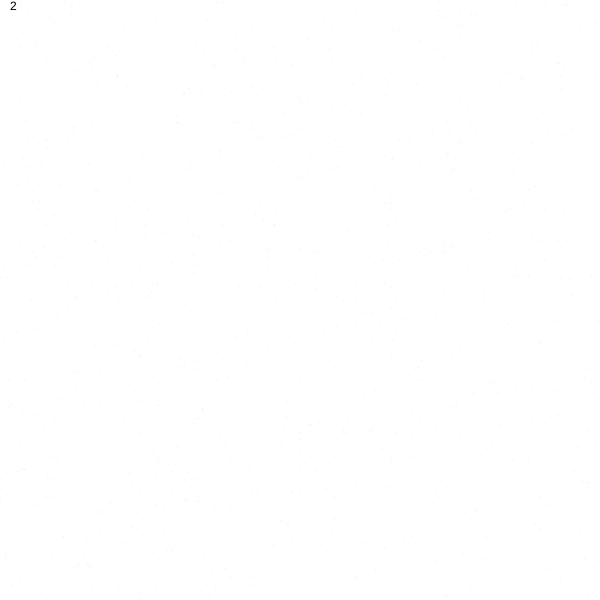
Frame 1 (no input)
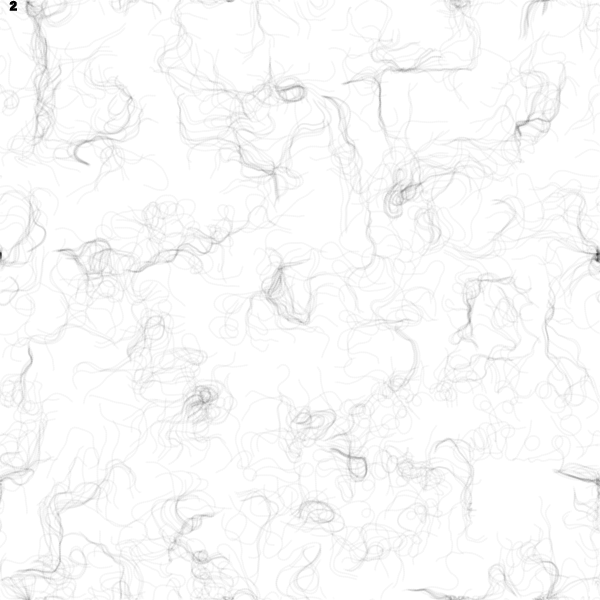
Frame 60 (no input)
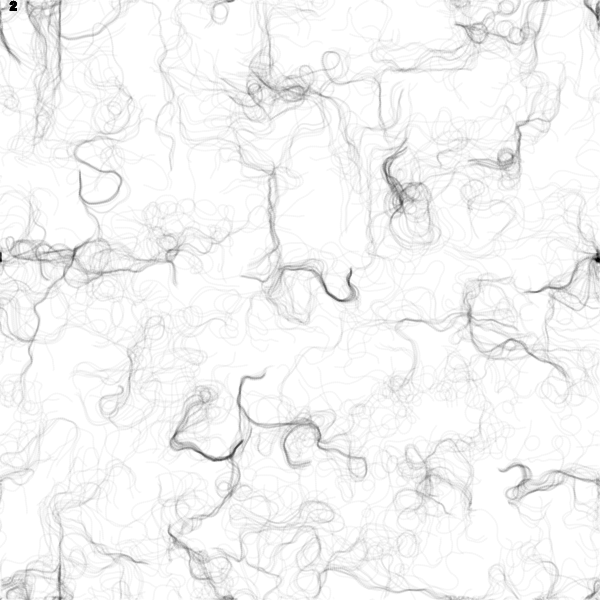
Frame 120 (the mouse pressed at the canvas centre since frame 60)

The p5.js sketch that drew these frames (run headless with seeded random() and noise() and a simulated clock; from frame 60 on, the mouse is pressed at the canvas centre):

// p5.js sketch
// ── sketch.js
function preload(){
  // preload assets
}

var inc = 0.1;
var scl = 10;
var cols , rows;
var canvasWidth = 600;
var canvasHeight = 600;
var flowfield ;

var zoff = 0;
var particles = [ ];

let textField;
var slider1;


function Particle () {
  this.pos = createVector ( random( canvasWidth ) , random( canvasHeight) );
  this.vel = createVector ( 0 , 0 );
  this.acc = createVector ( 0 , 0 );
  this.maxspeed = slider1.value() ;

  this.prevPos = this.pos.copy();

  this.update = function () {
    this.vel.add ( this.acc );
    this.vel.limit( this.maxspeed )
    this.pos.add ( this.vel );
    this.acc.mult ( 0 );
  }

  this.follow = function ( vectors ) {
    var x = floor ( this.pos.x / scl );
    var y = floor ( this.pos.y / scl );
    var index = x + y * cols;
    var force = vectors [ index ];
    this.applyForce ( force );
  }

  this.applyForce = function ( force ) {
    this.acc.add ( force );
  }


  this.updatePrev = function() {
    this.prevPos.x = this.pos.x;
    this.prevPos.y = this.pos.y;
  }

  this.edges = function ( ){
    if ( this.pos.x > canvasWidth ) {
      this.pos.x = 0;
      this.updatePrev();
    }
    if ( this.pos.x < 0 ) {
      this.pos.x = canvasWidth;
      this.updatePrev();
    }
    if ( this.pos.y > canvasHeight ) {
      this.pos.y = 0;
      this.updatePrev();
    }
    if ( this.pos.y < 0 ) {
      this.pos.y = canvasHeight;
      this.updatePrev();
    }
  }

  this.show = function () {
    stroke ( 0 , 5 );
    strokeWeight( 2 );
    line( this.pos.x , this.pos.y , this.prevPos.x , this.prevPos.y );
    this.updatePrev();
  }

}


function setup() {

  slider1 = createSlider( 0 , 5 , 2 , 0.5 )
  slider1.position( 10 , 50 )
  slider1.size( 100 )


  var cnv = createCanvas ( canvasWidth , canvasHeight );
  var cnvx = ( windowWidth - canvasWidth ) / 2
  var cnvy = ( windowHeight - canvasHeight ) / 2;
  cnv.position ( cnvx , cnvy );
  

  cols = floor ( width / scl );
  rows = floor ( height / scl );

  particles [ 0 ] = new Particle ( );

  for ( var i = 0 ; i < 1000 ; i ++ ) {
    particles [ i ] = new Particle ( );
  }

  flowfield = new Array ( cols * rows );

  background(255)
  
 
}

function draw() {


  var yoff = 0;
  for ( var y = 0 ; y < rows ; y ++ ) {
    var xoff = 0;
    for ( var x = 0 ; x < cols ; x ++) {
      var index = x + y * cols ;
      var angle = noise ( xoff , yoff , zoff ) * TWO_PI * 4;
      var v = p5.Vector.fromAngle ( angle );
      v.setMag ( 1 );
      flowfield [ index ] = v;
      xoff += inc;
      stroke ( 220, 220, 220 );
      //strokeWeight ( 1 );
      //push ( );
      //translate ( x * scl , y * scl );
      //rotate ( v.heading ( ) );
      //line ( 0 , 0 , scl , 0 );
      //pop ( );
    
    }
    yoff += inc;

    zoff += 0.0003;
  }

    for ( var i = 0 ; i < particles.length ; i ++ ) {
    particles[ i ].follow ( flowfield );
    particles[ i ].update ( );
    particles[ i ].edges ( );
    particles[ i ].show ( );
  }

  text( slider1.value() , 10 , 10 )
  
}
